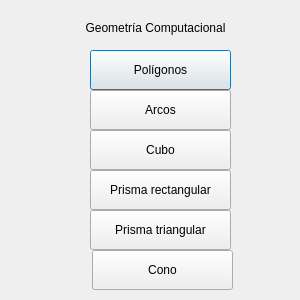
<?xml version="1.0" encoding="UTF-8"?>
<ui version="4.0">
 <class>Dialog</class>
 <widget class="QDialog" name="Dialog">
  <property name="geometry">
   <rect>
    <x>0</x>
    <y>0</y>
    <width>300</width>
    <height>300</height>
   </rect>
  </property>
  <property name="windowTitle">
   <string>Menu</string>
  </property>
  <widget class="QLabel" name="label">
   <property name="geometry">
    <rect>
     <x>50</x>
     <y>20</y>
     <width>211</width>
     <height>16</height>
    </rect>
   </property>
   <property name="text">
    <string>Geometría Computacional</string>
   </property>
   <property name="alignment">
    <set>Qt::AlignCenter</set>
   </property>
  </widget>
  <widget class="QPushButton" name="pushButton">
   <property name="geometry">
    <rect>
     <x>90</x>
     <y>50</y>
     <width>141</width>
     <height>40</height>
    </rect>
   </property>
   <property name="text">
    <string>Polígonos</string>
   </property>
  </widget>
  <widget class="QPushButton" name="pushButton_2">
   <property name="geometry">
    <rect>
     <x>90</x>
     <y>90</y>
     <width>141</width>
     <height>40</height>
    </rect>
   </property>
   <property name="text">
    <string>Arcos</string>
   </property>
  </widget>
  <widget class="QPushButton" name="pushButton_3">
   <property name="geometry">
    <rect>
     <x>90</x>
     <y>130</y>
     <width>141</width>
     <height>40</height>
    </rect>
   </property>
   <property name="text">
    <string>Cubo</string>
   </property>
  </widget>
  <widget class="QPushButton" name="pushButton_4">
   <property name="geometry">
    <rect>
     <x>90</x>
     <y>170</y>
     <width>141</width>
     <height>40</height>
    </rect>
   </property>
   <property name="text">
    <string>Prisma rectangular</string>
   </property>
  </widget>
  <widget class="QPushButton" name="pushButton_5">
   <property name="geometry">
    <rect>
     <x>90</x>
     <y>210</y>
     <width>141</width>
     <height>40</height>
    </rect>
   </property>
   <property name="text">
    <string>Prisma triangular</string>
   </property>
  </widget>
  <widget class="QPushButton" name="pushButton_6">
   <property name="geometry">
    <rect>
     <x>92</x>
     <y>250</y>
     <width>141</width>
     <height>40</height>
    </rect>
   </property>
   <property name="text">
    <string>Cono</string>
   </property>
  </widget>
 </widget>
 <layoutdefault spacing="6" margin="11"/>
 <resources/>
 <connections/>
</ui>
